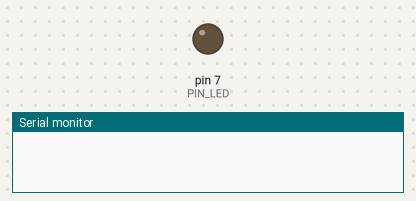
Recording of a sketch running on a simulated Arduino Uno, built with avr-gcc and run on an emulated ATmega328P. On the bench: output pins drawn as LEDs (lit = HIGH), the last lines printed to the serial monitor. Dashed ring = blinking.

Above: at 0.5 s.
At 1.85 s:
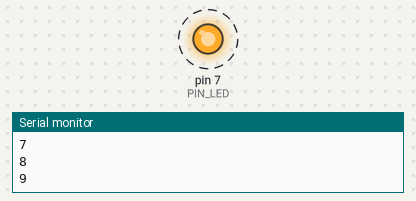
Timing chart, 0 to 3.0 s (numbered marks = the images above):
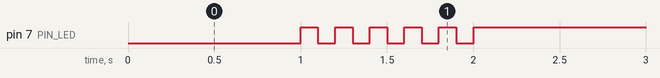

Measured:
- by itself, pin 7 (PIN_LED): alternates HIGH for 0.10 s and LOW for 0.10 s, 11 changes in all, then stays HIGH

The sketch:

05_practice_2.ino
```cpp
#define PIN_LED 7

int count = 1;
int toggle = 0;

void setup() {
  // put your setup code here, to run once:
  Serial.begin(115200);
  pinMode(PIN_LED, OUTPUT);

}

void loop() {
  // put your main code here, to run repeatedly:
  digitalWrite(PIN_LED, toggle);
  delay(1000);

  while(1) {
    toggle = 1 - toggle; //toggle = !toggle;
    if (count <= 10) {
      digitalWrite(PIN_LED, toggle);
      Serial.println(count);
      count++;
      delay(100);

    } else {
      digitalWrite(PIN_LED, 1);
    }
  }
}
```
